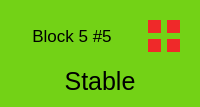
               <widget class="QWidget" name="cell_n5" native="true">
                <property name="styleSheet">
                 <string notr="true">background-color: rgb(115, 210, 22);
border-color: rgb(255, 255, 255);</string>
                </property>
                <layout class="QGridLayout" name="gridLayout_11">
                 <item row="0" column="0">
                  <widget class="QLabel" name="n5">
                   <property name="font">
                    <font>
                     <pointsize>13</pointsize>
                    </font>
                   </property>
                   <property name="text">
                    <string>Block 5 #5</string>
                   </property>
                   <property name="alignment">
                    <set>Qt::AlignCenter</set>
                   </property>
                  </widget>
                 </item>
                 <item row="0" column="1">
                  <widget class="QWidget" name="w5" native="true">
                   <property name="sizePolicy">
                    <sizepolicy hsizetype="Fixed" vsizetype="Fixed">
                     <horstretch>0</horstretch>
                     <verstretch>0</verstretch>
                    </sizepolicy>
                   </property>
                   <property name="minimumSize">
                    <size>
                     <width>50</width>
                     <height>50</height>
                    </size>
                   </property>
                   <property name="maximumSize">
                    <size>
                     <width>50</width>
                     <height>50</height>
                    </size>
                   </property>
                   <layout class="QGridLayout" name="gridLayout_12">
                    <item row="0" column="0">
                     <widget class="QWidget" name="n5_mainsys" native="true">
                      <property name="styleSheet">
                       <string notr="true">background-color: rgb(239, 41, 41);</string>
                      </property>
                     </widget>
                    </item>
                    <item row="0" column="1">
                     <widget class="QWidget" name="n5_mainradar" native="true">
                      <property name="styleSheet">
                       <string notr="true">background-color: rgb(239, 41, 41);</string>
                      </property>
                     </widget>
                    </item>
                    <item row="1" column="0">
                     <widget class="QWidget" name="n5_subsys" native="true">
                      <property name="styleSheet">
                       <string notr="true">background-color: rgb(239, 41, 41);</string>
                      </property>
                     </widget>
                    </item>
                    <item row="1" column="1">
                     <widget class="QWidget" name="n5_subradar" native="true">
                      <property name="styleSheet">
                       <string notr="true">background-color: rgb(239, 41, 41);</string>
                      </property>
                     </widget>
                    </item>
                   </layout>
                  </widget>
                 </item>
                 <item row="1" column="0" colspan="2">
                  <widget class="QLabel" name="n5_display">
                   <property name="font">
                    <font>
                     <pointsize>19</pointsize>
                    </font>
                   </property>
                   <property name="styleSheet">
                    <string notr="true">border-color: rgb(255, 255, 255);</string>
                   </property>
                   <property name="text">
                    <string>Stable</string>
                   </property>
                   <property name="alignment">
                    <set>Qt::AlignCenter</set>
                   </property>
                  </widget>
                 </item>
                </layout>
               </widget>
